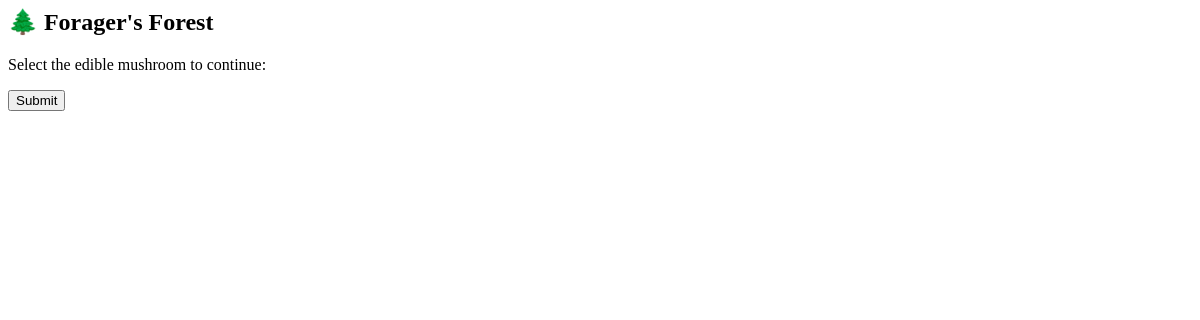
The app's page /mushroom/, older data.
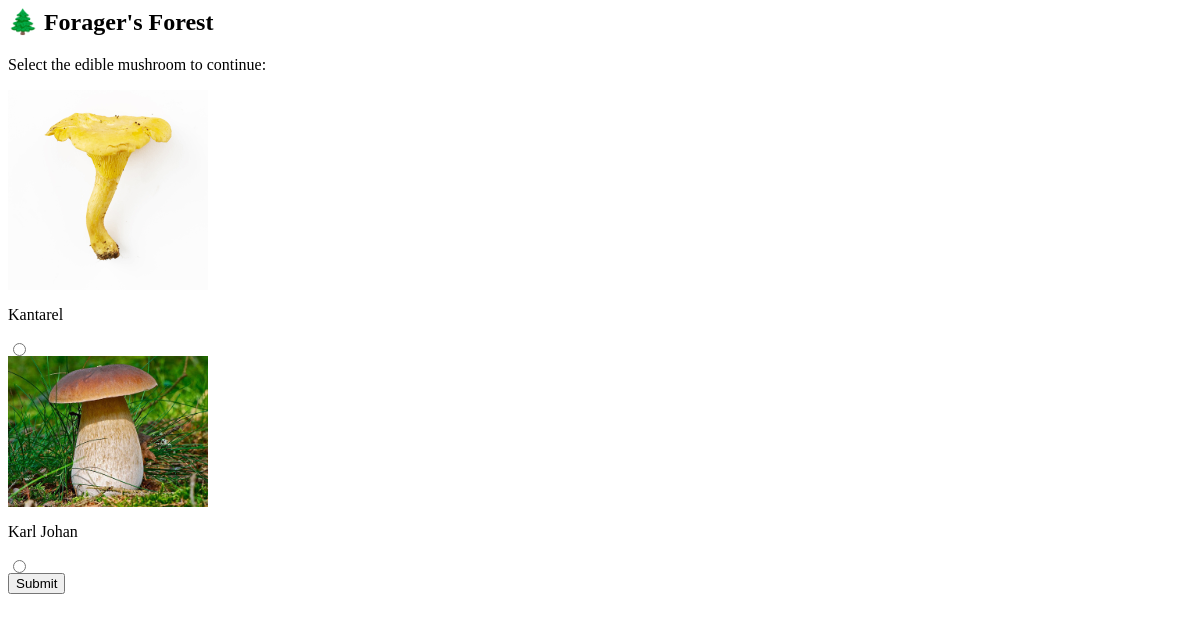
The same page, newer data.
### escapeapp/models.py (models this page shows, shortened)
class Mushroom(models.Model):
    name = models.CharField(max_length=100)
    image = models.ImageField(upload_to='media/mushrooms/')
    is_correct = models.BooleanField(default=False)

### escapeapp/views.py (the view)
# urls.py: path('mushroom/', views.mushroom_puzzle, name='mushroom_puzzle'),
def mushroom_puzzle(request):
    mushrooms = list(Mushroom.objects.all())
    options = random.sample(mushrooms, min(4, len(mushrooms)))  # Show 4 random mushrooms
    message = ''
    if request.method == 'POST':
        chosen_id = request.POST.get('mushroom')
        if Mushroom.objects.filter(id=chosen_id, is_correct=True).exists():
            message = 'Correct! You’ve found the right mushroom.'
        else:
            message = 'Not quite, try again!'
    return render(request, 'mushroom_puzzle.html', {
        'mushrooms': options,
        'message': message,
    })

### escapeapp/templates/mushroom_puzzle.html (shortened to what this page needs)
<h2>🌲 Forager's Forest</h2>
<p>Select the edible mushroom to continue:</p>
<form method="post">
    {% for mushroom in mushrooms %}
        <div>
            <img src="{{ mushroom.image.url }}" alt="{{ mushroom.name }}" style="max-width:200px;">
            <p>{{ mushroom.name }}</p>
            <input type="radio" name="mushroom" value="{{ mushroom.id }}">
        </div>
    {% endfor %}
    <button type="submit">Submit</button>
</form>

Row changes from the older to the newer data that the page shows:
added Mushroom: image (picture), name "Kantarel"
added Mushroom: image (picture), name "Karl Johan"
